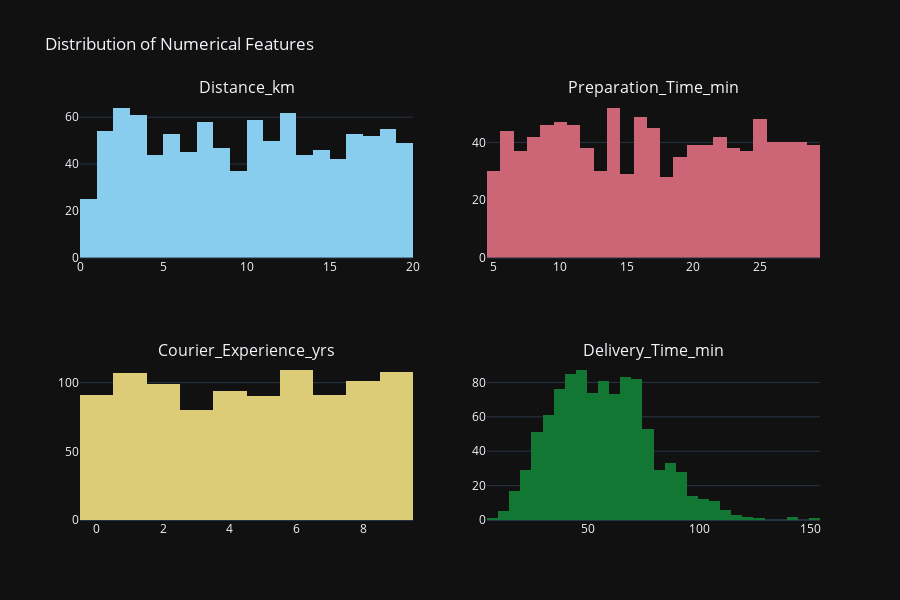

The code cell stored with this chart in its notebook:
### Code cell
fig_dist = make_subplots(
    rows = num_df.shape[1] // 2,
    cols = 2,
    subplot_titles = num_df.columns 
).update_layout(
    title_text = "Distribution of Numerical Features",
    showlegend = False,
    xaxis={'categoryorder': 'category ascending'},
    template = 'plotly_dark',
    height = 600,
)

for i in range(num_df.shape[1]):
    fig_dist.add_trace(
        go.Histogram(
            x = num_df.iloc[:, i],
            name = num_df.columns[i],
            marker_color = px.colors.qualitative.Safe[i]
        ),
        row = (i // 2) + 1,
        col = (i % 2) + 1,
    )

fig_dist.show()

### Figure 1 — Plotly figure (JSON) as saved in the notebook; plotly's stock layout.template omitted (floating-point values rounded to 4 significant figures; data arrays with more than 128 entries replaced by an {"elided": "..."} marker saying what was removed)
{"data": [{"marker": {"color": "rgb(136, 204, 238)"}, "name": "Distance_km", "type": "histogram", "x": {"elided": "1000 float values"}, "xaxis": "x", "yaxis": "y"}, {"marker": {"color": "rgb(204, 102, 119)"}, "name": "Preparation_Time_min", "type": "histogram", "x": {"elided": "1000 int values"}, "xaxis": "x2", "yaxis": "y2"}, {"marker": {"color": "rgb(221, 204, 119)"}, "name": "Courier_Experience_yrs", "type": "histogram", "x": {"elided": "1000 float values"}, "xaxis": "x3", "yaxis": "y3"}, {"marker": {"color": "rgb(17, 119, 51)"}, "name": "Delivery_Time_min", "type": "histogram", "x": {"elided": "1000 int values"}, "xaxis": "x4", "yaxis": "y4"}], "layout": {"annotations": [{"font": {"size": 16}, "showarrow": false, "text": "Distance_km", "x": 0.225, "xanchor": "center", "xref": "paper", "y": 1, "yanchor": "bottom", "yref": "paper"}, {"font": {"size": 16}, "showarrow": false, "text": "Preparation_Time_min", "x": 0.775, "xanchor": "center", "xref": "paper", "y": 1, "yanchor": "bottom", "yref": "paper"}, {"font": {"size": 16}, "showarrow": false, "text": "Courier_Experience_yrs", "x": 0.225, "xanchor": "center", "xref": "paper", "y": 0.375, "yanchor": "bottom", "yref": "paper"}, {"font": {"size": 16}, "showarrow": false, "text": "Delivery_Time_min", "x": 0.775, "xanchor": "center", "xref": "paper", "y": 0.375, "yanchor": "bottom", "yref": "paper"}], "height": 600, "showlegend": false, "title": {"text": "Distribution of Numerical Features"}, "xaxis": {"anchor": "y", "categoryorder": "category ascending", "domain": [0, 0.45]}, "xaxis2": {"anchor": "y2", "domain": [0.55, 1]}, "xaxis3": {"anchor": "y3", "domain": [0, 0.45]}, "xaxis4": {"anchor": "y4", "domain": [0.55, 1]}, "yaxis": {"anchor": "x", "domain": [0.625, 1]}, "yaxis2": {"anchor": "x2", "domain": [0.625, 1]}, "yaxis3": {"anchor": "x3", "domain": [0, 0.375]}, "yaxis4": {"anchor": "x4", "domain": [0, 0.375]}}}
